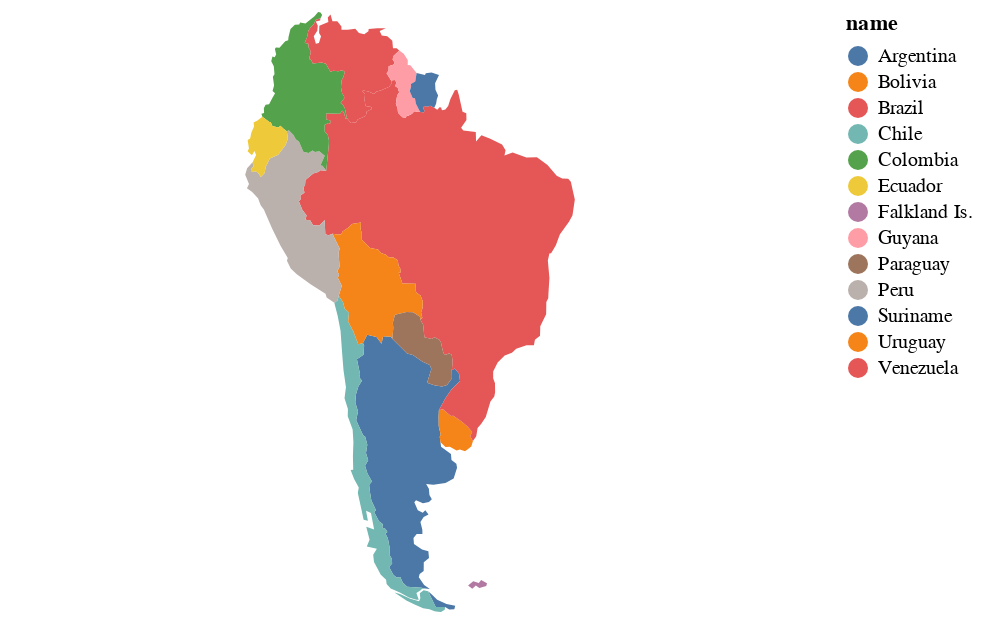

Notebook source saved alongside this figure:
### Markdown cell above
## Plotting South America

### Code cell
alt.Chart(sm).mark_geoshape().encode(
    alt.Color('name:N'),
    alt.Tooltip('name')
)

### Figure 1 — Vega-Lite specification as saved in the notebook (floating-point values rounded to 4 significant figures; data arrays with more than 128 entries replaced by an {"elided": "..."} marker saying what was removed)
{"$schema": "https://vega.github.io/schema/vega-lite/v4.8.1.json", "config": {"view": {"continuousHeight": 300, "continuousWidth": 400}}, "data": {"name": "data-a7dabbf2aada83163e131d2d7a1a1506"}, "datasets": {"data-a7dabbf2aada83163e131d2d7a1a1506": [{"continent": "South America", "gdp_md_est": 879400, "geometry": {"coordinates": {"elided": "2 rows, 242 float values in total"}, "type": "MultiPolygon"}, "iso_a3": "ARG", "name": "Argentina", "pop_est": 44293293, "type": "Feature"}, {"continent": "South America", "gdp_md_est": 436100, "geometry": {"coordinates": {"elided": "2 rows, 228 float values in total"}, "type": "MultiPolygon"}, "iso_a3": "CHL", "name": "Chile", "pop_est": 17789267, "type": "Feature"}, {"continent": "South America", "gdp_md_est": 281.8, "geometry": {"coordinates": [[[-61.2, -51.85], [-60, -51.25], [-59.15, -51.5], [-58.55, -51.1], [-57.75, -51.55], [-58.05, -51.9], [-59.4, -52.2], [-59.85, -51.85], [-60.7, -52.3], [-61.2, -51.85]]], "type": "Polygon"}, "iso_a3": "FLK", "name": "Falkland Is.", "pop_est": 2931, "type": "Feature"}, {"continent": "South America", "gdp_md_est": 73250, "geometry": {"coordinates": [[[-57.63, -30.22], [-56.98, -30.11], [-55.97, -30.88], [-55.6, -30.85], [-54.57, -31.49], [-53.79, -32.05], [-53.21, -32.73], [-53.65, -33.2], [-53.37, -33.77], [-53.81, -34.4], [-54.94, -34.95], [-55.67, -34.75], [-56.22, -34.86], [-57.14, -34.43], [-57.82, -34.46], [-58.43, -33.91], [-58.35, -33.26], [-58.13, -33.04], [-58.14, -32.04], [-57.87, -31.02], [-57.63, -30.22]]], "type": "Polygon"}, "iso_a3": "URY", "name": "Uruguay", "pop_est": 3360148, "type": "Feature"}, {"continent": "South America", "gdp_md_est": 3081000, "geometry": {"coordinates": {"elided": "1x203x2 float values"}, "type": "Polygon"}, "iso_a3": "BRA", "name": "Brazil", "pop_est": 207353391, "type": "Feature"}, {"continent": "South America", "gdp_md_est": 78350, "geometry": {"coordinates": [[[-69.53, -10.95], [-68.79, -11.04], [-68.27, -11.01], [-68.05, -10.71], [-67.17, -10.31], [-66.65, -9.931], [-65.34, -9.762], [-65.44, -10.51], [-65.32, -10.9], [-65.4, -11.57], [-64.32, -12.46], [-63.2, -12.63], [-62.8, -13.0], [-62.13, -13.2], [-61.71, -13.49], [-61.08, -13.48], [-60.5, -13.78], [-60.46, -14.35], [-60.26, -14.65], [-60.25, -15.08], [-60.54, -15.09], [-60.16, -16.26], [-58.24, -16.3], [-58.39, -16.88], [-58.28, -17.27], [-57.73, -17.55], [-57.5, -18.17], [-57.68, -18.96], [-57.95, -19.4], [-57.85, -19.97], [-58.17, -20.18], [-58.18, -19.87], [-59.12, -19.36], [-60.04, -19.34], [-61.79, -19.63], [-62.27, -20.51], [-62.29, -21.05], [-62.69, -22.25], [-62.85, -22.03], [-63.99, -21.99], [-64.38, -22.8], [-64.96, -22.08], [-66.27, -21.83], [-67.11, -22.74], [-67.83, -22.87], [-68.22, -21.49], [-68.76, -20.37], [-68.44, -19.41], [-68.97, -18.98], [-69.1, -18.26], [-69.59, -17.58], [-68.96, -16.5], [-69.39, -15.66], [-69.16, -15.32], [-69.34, -14.95], [-68.95, -14.45], [-68.93, -13.6], [-68.88, -12.9], [-68.67, -12.56], [-69.53, -10.95]]], "type": "Polygon"}, "iso_a3": "BOL", "name": "Bolivia", "pop_est": 11138234, "type": "Feature"}, {"continent": "South America", "gdp_md_est": 410400, "geometry": {"coordinates": {"elided": "1x76x2 float values"}, "type": "Polygon"}, "iso_a3": "PER", "name": "Peru", "pop_est": 31036656, "type": "Feature"}, {"continent": "South America", "gdp_md_est": 688000, "geometry": {"coordinates": {"elided": "1x100x2 float values"}, "type": "Polygon"}, "iso_a3": "COL", "name": "Colombia", "pop_est": 47698524, "type": "Feature"}, {"continent": "South America", "gdp_md_est": 468600, "geometry": {"coordinates": {"elided": "1x92x2 float values"}, "type": "Polygon"}, "iso_a3": "VEN", "name": "Venezuela", "pop_est": 31304016, "type": "Feature"}, {"continent": "South America", "gdp_md_est": 6093, "geometry": {"coordinates": [[[-56.54, 1.9], [-56.78, 1.864], [-57.34, 1.949], [-57.66, 1.683], [-58.11, 1.507], [-58.43, 1.464], [-58.54, 1.268], [-59.03, 1.318], [-59.65, 1.787], [-59.72, 2.25], [-59.97, 2.755], [-59.82, 3.606], [-59.54, 3.959], [-59.77, 4.424], [-60.11, 4.575], [-59.98, 5.014], [-60.21, 5.244], [-60.73, 5.2], [-61.41, 5.959], [-61.14, 6.234], [-61.16, 6.696], [-60.54, 6.857], [-60.3, 7.044], [-60.64, 7.415], [-60.55, 7.78], [-59.76, 8.367], [-59.1, 7.999], [-58.48, 7.348], [-58.45, 6.833], [-58.08, 6.809], [-57.54, 6.321], [-57.15, 5.973], [-57.31, 5.074], [-57.91, 4.813], [-57.86, 4.577], [-58.04, 4.061], [-57.6, 3.335], [-57.28, 3.333], [-57.15, 2.769], [-56.54, 1.9]]], "type": "Polygon"}, "iso_a3": "GUY", "name": "Guyana", "pop_est": 737718, "type": "Feature"}, {"continent": "South America", "gdp_md_est": 8547, "geometry": {"coordinates": [[[-54.52, 2.312], [-55.1, 2.524], [-55.57, 2.422], [-55.97, 2.51], [-56.07, 2.221], [-55.91, 2.022], [-56.0, 1.818], [-56.54, 1.9], [-57.15, 2.769], [-57.28, 3.333], [-57.6, 3.335], [-58.04, 4.061], [-57.86, 4.577], [-57.91, 4.813], [-57.31, 5.074], [-57.15, 5.973], [-55.95, 5.773], [-55.84, 5.953], [-55.03, 6.025], [-53.96, 5.757], [-54.48, 4.897], [-54.4, 4.213], [-54.01, 3.62], [-54.18, 3.19], [-54.27, 2.732], [-54.52, 2.312]]], "type": "Polygon"}, "iso_a3": "SUR", "name": "Suriname", "pop_est": 591919, "type": "Feature"}, {"continent": "South America", "gdp_md_est": 182400, "geometry": {"coordinates": [[[-75.37, -0.152], [-75.23, -0.9114], [-75.54, -1.562], [-76.64, -2.609], [-77.84, -3.003], [-78.45, -3.873], [-78.64, -4.548], [-79.21, -4.959], [-79.62, -4.454], [-80.03, -4.346], [-80.44, -4.426], [-80.47, -4.059], [-80.18, -3.821], [-80.3, -3.405], [-79.77, -2.658], [-79.99, -2.221], [-80.37, -2.685], [-80.97, -2.247], [-80.76, -1.965], [-80.93, -1.057], [-80.58, -0.9067], [-80.4, -0.2837], [-80.02, 0.3603], [-80.09, 0.7684], [-79.54, 0.9829], [-78.86, 1.381], [-77.86, 0.8099], [-77.67, 0.8259], [-77.42, 0.3957], [-76.58, 0.2569], [-76.29, 0.416], [-75.8, 0.0848], [-75.37, -0.152]]], "type": "Polygon"}, "iso_a3": "ECU", "name": "Ecuador", "pop_est": 16290913, "type": "Feature"}, {"continent": "South America", "gdp_md_est": 64670, "geometry": {"coordinates": [[[-58.17, -20.18], [-57.87, -20.73], [-57.94, -22.09], [-56.88, -22.28], [-56.47, -22.09], [-55.8, -22.36], [-55.61, -22.66], [-55.52, -23.57], [-55.4, -23.96], [-55.03, -24.0], [-54.65, -23.84], [-54.29, -24.02], [-54.29, -24.57], [-54.43, -25.16], [-54.63, -25.74], [-54.79, -26.62], [-55.7, -27.39], [-56.49, -27.55], [-57.61, -27.4], [-58.62, -27.12], [-57.63, -25.6], [-57.78, -25.16], [-58.81, -24.77], [-60.03, -24.03], [-60.85, -23.88], [-62.69, -22.25], [-62.29, -21.05], [-62.27, -20.51], [-61.79, -19.63], [-60.04, -19.34], [-59.12, -19.36], [-58.18, -19.87], [-58.17, -20.18]]], "type": "Polygon"}, "iso_a3": "PRY", "name": "Paraguay", "pop_est": 6943739, "type": "Feature"}]}, "encoding": {"color": {"field": "name", "type": "nominal"}, "tooltip": {"field": "name", "type": "nominal"}}, "mark": "geoshape"}
